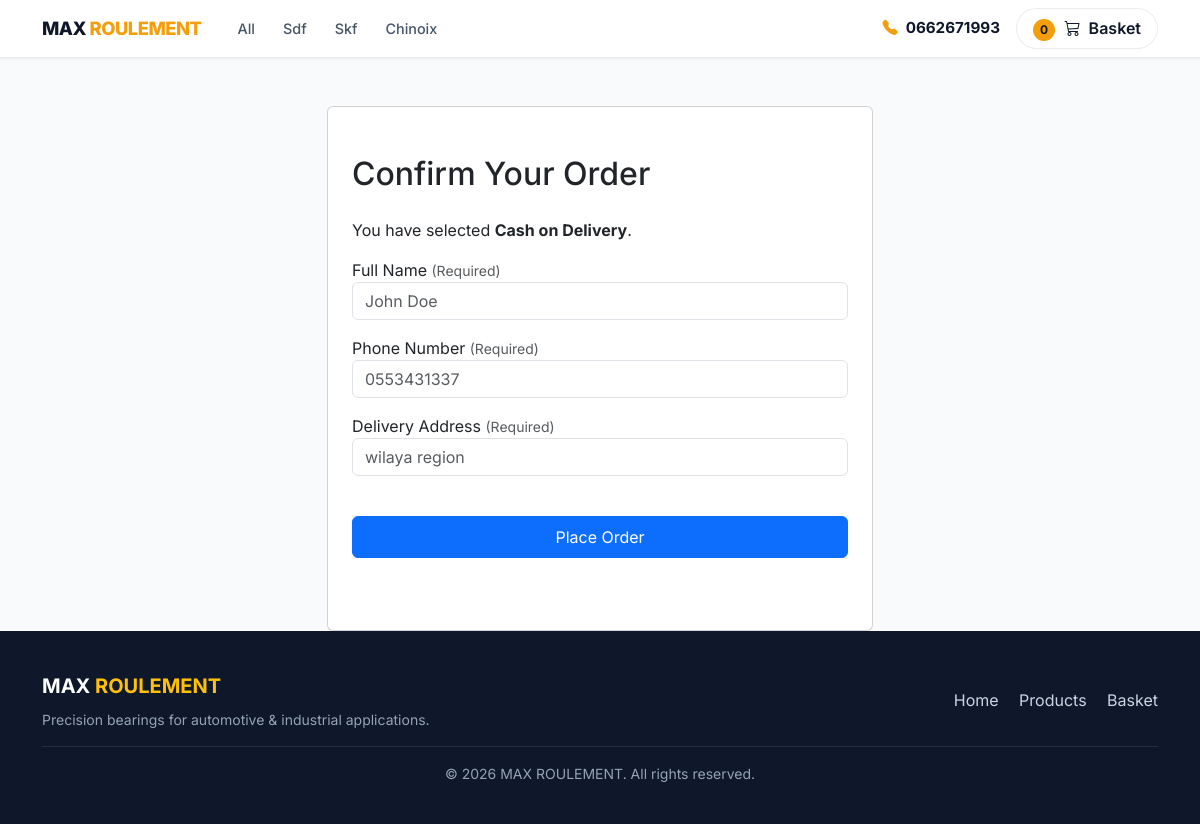
The app's page /checkout/ with its own data.
### store/models.py (models this page shows, shortened)
class Categories(models.Model):
    name = models.CharField(max_length=255,db_index=True)
    slug = models.SlugField(max_length=255,unique=True)
    class meta :
        verbose_name_plural='categories'  # why did he do it anyways
    def get_absolute_url(self):
        return reverse('store:category_products', args=[self.slug])

### checkout/views.py (the view)
# urls.py: path('', views.order_placed, name='checkout'),
def order_placed(request):
    basket = Basket(request)
    return render(request, 'store/checkout/orderplaced.html', {'basket': basket})

### basket/basket.py (called while the page is built)
    def __len__(self):
        return sum(item['qty'] for item in self.basket.values())

### basket/context_processors.py (called while the page is built)
def basket(request):
    return {'basket': Basket(request)}

### store/views.py (called while the page is built)
def categories(request):
    return {
        'categories': Categories.objects.all()
    }

### templates/store/checkout/orderplaced.html (shortened to what this page needs)
{% extends '../base.html' %}
{% block content %}
<div class="container mt-5">
    <div class="row justify-content-center">
        <div class="col-md-6">
            <div class="card">
                <div class="card-body px-4 py-5">
                    <h2 class="mb-4">Confirm Your Order</h2>
                    <p>You have selected <strong>Cash on Delivery</strong>.</p>
                    <form method="POST" action="{% url 'checkout:paid' %}">
                        <div class="form-group mb-3">
                            <label for="full_name">Full Name <span class="text-muted small">(Required)</span></label>
                            <input type="text" id="full_name" name="full_name" class="form-control" placeholder="John Doe" required>
                        </div>
                        <div class="form-group mb-3">
                            <label for="phone">Phone Number <span class="text-muted small">(Required)</span></label>
                            <input type="tel" id="phone" name="phone" class="form-control" placeholder="0553431337" required>
                        </div>
                        <div class="form-group mb-4">
                            <label for="address">Delivery Address <span class="text-muted small">(Required)</span></label>
                            <input id="address" name="adress" class="form-control"  placeholder="wilaya region" ></input>
                        </div>
                        <input class="btn btn-primary btn-block py-2 mb-4 mt-3 fw500 w-100" type="submit" value="Place Order">
                    </form>
                </div>
            </div>
        </div>
    </div>
</div>
{% endblock %}

### templates/store/base.html (shortened to what this page needs)
{% load static %}
<!DOCTYPE html>
<html lang="en" data-bs-theme="light">
<head>
    <link href="https://cdn.jsdelivr.net/npm/bootstrap@5.3.3/dist/css/bootstrap.min.css" rel="stylesheet"
>
    <link rel="stylesheet" href="https://cdn.jsdelivr.net/npm/bootstrap-icons@1.11.3/font/bootstrap-icons.min.css">
</head>
<body>
    <header>
        <nav class="navbar navbar-expand-lg site-navbar sticky-top">
            <div class="container flex-wrap">
                <div class="d-flex align-items-center flex-wrap flex-grow-1">
                    <a class="navbar-brand me-0" href="/">MAX <span>ROULEMENT</span></a>
                    <nav class="nav-categories" aria-label="Product categories">
                        <a class="nav-cat-link" href="{% url "store:all_products" %}">All</a>
                        {% for c in categories %}
                        <a class="nav-cat-link{% if category.slug == c.slug %} active{% endif %}"
                            href="{{ c.get_absolute_url }}">{{ c.name|title }}</a>
                        {% endfor %}
                    </nav>
                </div>
                <div class="d-flex align-items-center gap-3 mt-2 mt-lg-0">
                    <a href="tel:0662671993" class="text-decoration-none fw-bold d-flex align-items-center" style="color: var(--brand-primary); font-size: 0.95rem;">
                        <i class="bi bi-telephone-fill me-2" style="color: var(--brand-accent);"></i>
                        0662671993
                    </a>
                    <a type="button" role="button" href="{% url "basket:basket_summary" %}" class="btn btn-basket">
                        {% with total_qty=basket|length %}
                        <span id="basket-qty" class="basket-badge">
                            {% if total_qty > 0 %}
                            {{ total_qty }}
                            {% else %}
                            0
                            {% endif %}
                        </span>
                        {% endwith %}
                        <i class="bi bi-cart3 me-1"></i>
                        Basket
                    </a>
                </div>
            </div>
        </nav>
    </header>
    <div id="content">{% block content %} {% endblock %}</div>
    <footer class="site-footer">
        <div class="container">
            <div class="row align-items-center">
                <div class="col-md-6 mb-3 mb-md-0">
                    <span class="fw-bold text-white fs-5">MAX <span class="text-warning">ROULEMENT</span></span>
                    <p class="small mb-0 mt-2">Precision bearings for automotive &amp; industrial applications.</p>
                </div>
                <div class="col-md-6 text-md-end">
                    <a href="/" class="me-3">Home</a>
                    <a href="{% url "store:all_products" %}" class="me-3">Products</a>
                    <a href="{% url "basket:basket_summary" %}">Basket</a>
                </div>
            </div>
            <hr class="border-secondary my-3 opacity-25">
            <p class="small mb-0 text-center">&copy; {% now "Y" %} MAX ROULEMENT. All rights reserved.</p>
        </div>
    </footer>
</body>
</html>

### records on screen
Categories: name "Sdf"
Categories: name "Skf"
Categories: name "Chinoix"
